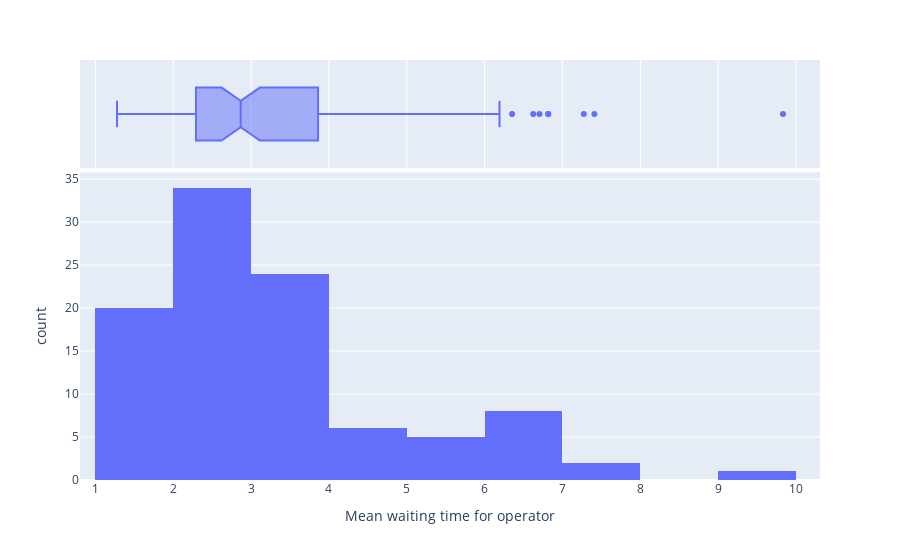

Write notebook code for a chart like this one.
### Markdown cell above
### 2.2. Histogram of mean waiting time

In addition to the box plot we will also add a boxplot to see the median and the lower and upper quartiles of the distribution.

> As an alternative you could try `marginal='violin'` or `marginal='rug'`

### Code cell
fig = px.histogram(results['01_mean_waiting_time'], 
                   labels={'value':'Mean waiting time for operator'}, 
                   marginal="box")

# hide legend
fig.update(layout_showlegend=False)
fig

### Figure 1 — Plotly figure (JSON) as saved in the notebook; plotly's stock layout.template omitted (floating-point values rounded to 4 significant figures)
{"data": [{"alignmentgroup": "True", "bingroup": "x", "hovertemplate": "variable=01_mean_waiting_time<br>Mean waiting time for operator=%{x}<br>count=%{y}<extra></extra>", "legendgroup": "01_mean_waiting_time", "marker": {"color": "#636efa", "pattern": {"shape": ""}}, "name": "01_mean_waiting_time", "offsetgroup": "01_mean_waiting_time", "orientation": "v", "showlegend": true, "type": "histogram", "x": [5.933, 9.833, 1.56, 2.917, 4.401, 5.924, 3.661, 6.11, 2.218, 2.031, 3.356, 2.466, 6.156, 1.885, 2.601, 1.34, 4.377, 2.467, 3.351, 4.479, 3.318, 3.211, 2.902, 3.935, 1.768, 1.59, 1.278, 2.448, 1.523, 6.192, 6.353, 1.89, 3.287, 1.82, 2.761, 2.367, 2.367, 1.973, 2.702, 1.441, 3.123, 2.172, 3.022, 2.461, 2.503, 1.792, 3.121, 2.028, 1.39, 2.673, 2.468, 3.864, 4.802, 7.41, 1.95, 7.274, 2.951, 6.819, 2.952, 3.222, 6.705, 5.395, 1.53, 3.171, 3.749, 3.793, 2.427, 2.612, 4.091, 3.789, 3.108, 3.107, 1.889, 3.904, 3.307, 2.474, 2.53, 3.858, 1.649, 1.51, 2.57, 6.625, 4.551, 2.808, 2.182, 2.832, 2.549, 1.588, 3.74, 2.483, 6.816, 2.831, 2.51, 5.933, 2.722, 3.565, 5.297, 3.494, 1.952, 2.621], "xaxis": "x", "yaxis": "y"}, {"alignmentgroup": "True", "hovertemplate": "variable=01_mean_waiting_time<br>Mean waiting time for operator=%{x}<extra></extra>", "legendgroup": "01_mean_waiting_time", "marker": {"color": "#636efa"}, "name": "01_mean_waiting_time", "notched": true, "offsetgroup": "01_mean_waiting_time", "showlegend": false, "type": "box", "x": [5.933, 9.833, 1.56, 2.917, 4.401, 5.924, 3.661, 6.11, 2.218, 2.031, 3.356, 2.466, 6.156, 1.885, 2.601, 1.34, 4.377, 2.467, 3.351, 4.479, 3.318, 3.211, 2.902, 3.935, 1.768, 1.59, 1.278, 2.448, 1.523, 6.192, 6.353, 1.89, 3.287, 1.82, 2.761, 2.367, 2.367, 1.973, 2.702, 1.441, 3.123, 2.172, 3.022, 2.461, 2.503, 1.792, 3.121, 2.028, 1.39, 2.673, 2.468, 3.864, 4.802, 7.41, 1.95, 7.274, 2.951, 6.819, 2.952, 3.222, 6.705, 5.395, 1.53, 3.171, 3.749, 3.793, 2.427, 2.612, 4.091, 3.789, 3.108, 3.107, 1.889, 3.904, 3.307, 2.474, 2.53, 3.858, 1.649, 1.51, 2.57, 6.625, 4.551, 2.808, 2.182, 2.832, 2.549, 1.588, 3.74, 2.483, 6.816, 2.831, 2.51, 5.933, 2.722, 3.565, 5.297, 3.494, 1.952, 2.621], "xaxis": "x2", "yaxis": "y2"}], "layout": {"autosize": true, "barmode": "relative", "legend": {"title": {"text": "variable"}, "tracegroupgap": 0}, "margin": {"t": 60}, "showlegend": false, "xaxis": {"anchor": "y", "autorange": true, "domain": [0, 1], "range": [0.8025, 10.31], "title": {"text": "Mean waiting time for operator"}, "type": "linear"}, "xaxis2": {"anchor": "y2", "autorange": true, "domain": [0, 1], "matches": "x", "range": [0.8025, 10.31], "showgrid": true, "showticklabels": false, "type": "linear"}, "yaxis": {"anchor": "x", "autorange": true, "domain": [0, 0.7326], "range": [0, 35.79], "title": {"text": "count"}}, "yaxis2": {"anchor": "x2", "autorange": true, "domain": [0.7426, 1], "matches": "y2", "range": [-0.5, 0.5], "showgrid": false, "showline": false, "showticklabels": false, "ticks": "", "type": "category"}}}
